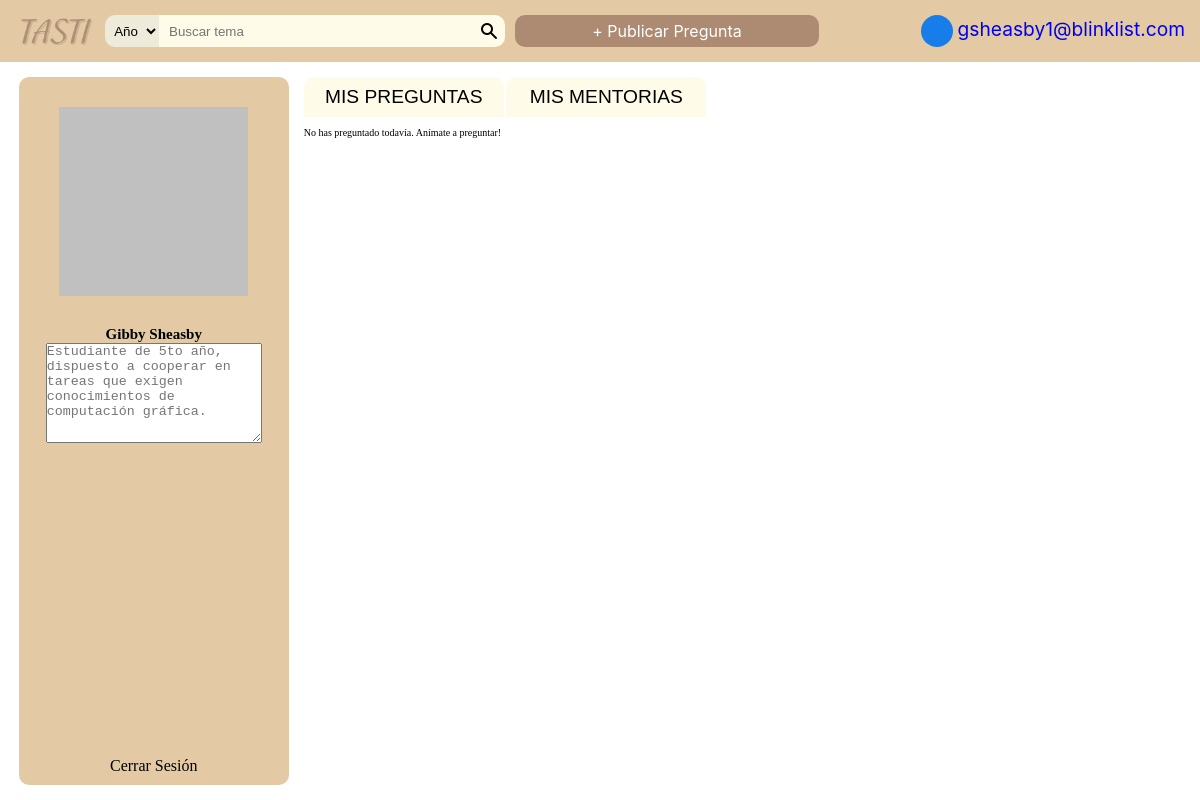
The page /controllers/usuario.php?q=profile (signed in) on the database its author committed.
### tables this page shows
CREATE TABLE IF NOT EXISTS `perfil` (
  `descripcion` LONGTEXT NULL DEFAULT NULL,
  `cui` INT(8) NOT NULL,
  PRIMARY KEY (`cui`),
  UNIQUE INDEX `cui_UNIQUE` (`cui` ASC),
  CONSTRAINT `cui_user`
    FOREIGN KEY (`cui`)
    REFERENCES `usuario` (`cui`)
    ON DELETE NO ACTION
    ON UPDATE NO ACTION);

CREATE TABLE IF NOT EXISTS `usuario` (
  `cui` INT(8) NOT NULL,
  `nombre` VARCHAR(128) NOT NULL,
  `correo_electronico` VARCHAR(45) NOT NULL,
  `contrasenia` VARCHAR(45) NOT NULL,
  PRIMARY KEY (`cui`),
  UNIQUE INDEX `correo_electronico_UNIQUE` (`correo_electronico` ASC),
  UNIQUE INDEX `cui_UNIQUE` (`cui` ASC));

### config/conexion.php (called while the page is built, shortened)
<?php
class database {
    private $host = 'localhost';
    private $user = 'root';
    private $pass = '';
    private $dbname = 'tasti';
    private $dbh;
    private $stmt;
    public function __construct(){
        $dsn = 'mysql:host='.$this->host.';dbname='.$this->dbname;
        $options = array(
            PDO::ATTR_PERSISTENT => true,
            PDO::ATTR_ERRMODE => PDO::ERRMODE_EXCEPTION
        );
        try {
            $this->dbh = new PDO($dsn, $this->user, $this->pass, $options);
        }catch (PDOException $e) {
            $this->error = $e->getMessage();
            echo $this->error;
        }
    }
    public function query($sql){
        $this->stmt = $this->dbh->prepare($sql);
    }
    public function bind($param, $value, $type = null){
        if(is_null($type)){
            switch(true){
                default:
                    $type = PDO::PARAM_STR;
            }
        }
        $this->stmt->bindValue($param, $value, $type);
    }
    public function execute(){
        return $this->stmt->execute();
    }
    public function rowCount(){
        return $this->stmt->rowCount();
    }
    public function resultSet(){
        $this->execute();
        return $this->stmt->fetchAll(PDO::FETCH_OBJ);
    }
    public function single(){
        $this->execute();
        return $this->stmt->fetch(PDO::FETCH_OBJ);
    }
}

### models/usuario.php (called while the page is built, shortened)
<?php
require '../config/conexion.php';
class User {
    private $db;
    public function __construct(){
        $this->db = new database;
    }
    public function getProfile($CUI){
        $this->db->query('SELECT perfil.descripcion, usuario.nombre FROM perfil INNER JOIN usuario ON usuario.cui=perfil.cui WHERE usuario.cui=:CUI');
        $this->db->bind(':CUI', $CUI);
        $row = $this->db->single();
        if($this->db->rowCount() > 0){
            return $row;
        }
        return false;
    }
    public function getMisPreguntas($CUI){
        $this->db->query("SELECT pregunta.*, curso.nombre 'nombre_curso' from pregunta INNER JOIN curso ON curso.idcurso=pregunta.curso WHERE pregunta.cui_usuario=:CUI");
        $this->db->bind(':CUI', $CUI);
        $row = $this->db->resultSet();
        return 0;
    }
    public function getMisMentorias($CUI){
        $this->db->query("SELECT pregunta.*, curso.nombre 'nombre_curso' from pregunta INNER JOIN curso ON curso.idcurso=pregunta.curso WHERE pregunta.cui_mentor=:CUI");
        $this->db->bind(':CUI', $CUI);
        $row = $this->db->resultSet();
        if($this->db->rowCount() > 0){
            return $row;
        }
        return 0;
    }
}

### views/user__mi-perfil.php (the view, shortened to what this page needs)
<!DOCTYPE html>
<html lang="es">
    <head>
    </head>
    <body>
        <header>
            <?php include  __DIR__.'/components/nav_bar.php';?>
        </header>
        <main class="main-usando-navbar">
            <aside>
                <div class="aside__user-info__profile-img">
                    <span>
                    </span>
                </div>
                <h2><?php echo $datos_perfil->nombre;?></h2>
                <textarea class="aside__user-info__description" placeholder="<?php echo $datos_perfil->descripcion;?>"></textarea>
                <a href="../controllers/usuario.php?q=outlog" class="aside__button-log-out">
                    Cerrar Sesi&oacute;n
                </a>
            </aside>
            <section class="main__contenido">
                <div class="main__contenido__header">
                    <button autofocus id="button__mis_mentorias" onclick="toggledisplay_preguntas()">MIS PREGUNTAS</button>
                    <button onclick="toggledisplay_mentorias()">MIS MENTORIAS</button>
                </div>
                <div id="lista__mis_preguntas" class="main__contenido__q-list">
                <?php if ($datos_mi_pregunta!=0): ?>
                <?php foreach ($datos_mi_pregunta as $dato) { ?>
                    <div class="pregunta">
                            <div class="pregunta__contenido">
                                <div class="pregunta__contenido__info">
                                    <p><?php echo $dato->nombre_curso;?> > <?php echo $dato->tema;?> | <?php echo $dato->fecha_publicacion;?></p>
                                    <p class="pregunta__contenido__status"> Estado:
                                        <?php if ($dato->estado == 0): ?>
                                            Abierto
                                        <?php else: ?>
                                            Cerrado
                                        <?php endif; ?>
                                    </p>
                                </div>
                                <h2><?php echo $dato->titulo;?></h2>
                                <p><?php echo $dato->descripcion;?></p>
                            </div class="main__contenido__q-list">
                            <div class="pregunta__actions">
                                <a href="#"><span class="pregunta-icon eye-icon"></span></a>
                                <div><span class="pregunta-icon"></span></div>
                                <a href="#"><span class="pregunta-icon edit-icon"></span></a>
                                <a href="#"><span class="pregunta-icon trash-icon"></span></a>
                            </div>
                        </div>
                <?php } ?>
                <?php else: ?>
                    <p>No has preguntado todav&iacute;a. An&iacute;mate a preguntar!</p>
                <?php endif; ?>
                </div>
            </section>
        </main>
    </body>
</html>

### rows shown on the page
perfil: cui.nombre "Gibby Sheasby", descripcion "Estudiante de 5to año, dispuesto a cooperar en tareas que exigen conocimientos de computación gráfica."

### other values the page prints
$_SESSION['usersEmail'] "gsheasby1@blinklist.com"
